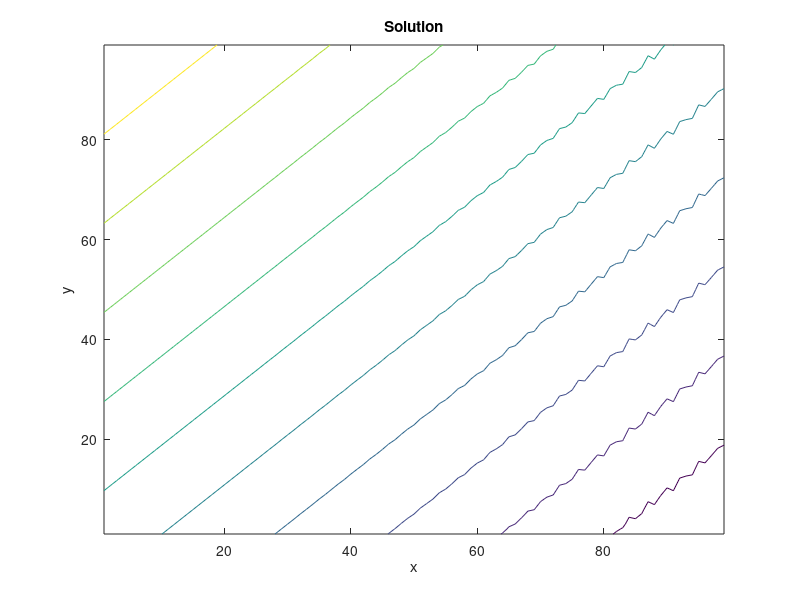

Write MATLAB code to recreate this figure.
clear;close all;clc;

% D2Q9 solver
% Simple slanted flow coming in from inlet, and exiting through outlets.
% West and South: fixed-velocity inlet.
% North and East: 0th-order extrapolation outlet.

% Numerical input parameters.
nodes = [100, 100]; % x nodes, y nodes.
dh = 1; % dh = dx = dy.
timesteps = 650;
dt = 1; % timestep.

% Physical input parameters.
u0 = 0.1;
v0 = 0.1;
rho0 = 5;
alpha = 0.01;
Re = u0*nodes(1)/alpha;
disp(['Reynolds number: ' num2str(Re)]);

% Lattice link constants.
w = zeros(9,1);
w(1) = 4/9;
w(2:5) = 1/9;
w(6:9) = 1/36;
c = zeros(9,2);
c(1,:) = [0, 0];
c(2,:) = [1, 0];
c(3,:) = [0, 1];
c(4,:) = [-1, 0];
c(5,:) = [0, -1];
c(6,:) = [1, 1];
c(7,:) = [-1, 1];
c(8,:) = [-1, -1];
c(9,:) = [1, -1];

% Derived inputs.
omega = 1 / ( 3*alpha + 0.5 );

% Initialize.
rho = rho0*ones(nodes(2),nodes(1));
u = u0*ones(nodes(2),nodes(1));
v = v0*ones(nodes(2),nodes(1));
f = zeros(nodes(2),nodes(1),9);
feq = zeros(nodes(2),nodes(1),9);

% Main loop.
reconstruction_time = 0;
collision_time = 0;
streaming_time = 0;
bc_time = 0;
for iter = 1:timesteps
    disp(['Running timestep ' num2str(iter)]);
    % Collision.
    tic;
    t1 = u.*u + v.*v;
    for k = 1:9
        t2 = c(k,1)*u + c(k,2)*v;
        feq(:,:,k) = w(k)*rho.*(1 + 3*t2 + 4.5*t2.^2 - 1.5*t1);
        f(:,:,k) = omega*feq(:,:,k)+(1-omega)*f(:,:,k);
    end
    collision_time = collision_time + toc;
    % Streaming.
    tic;
    f(:,2:end,2) = f(:,1:end-1,2); % East vector.
    f(2:end,:,3) = f(1:end-1,:,3); % North vector.
    f(:,1:end-1,4) = f(:,2:end,4); % West vector.
    f(1:end-1,:,5) = f(2:end,:,5); % South vector.
    f(2:end,2:end,6) = f(1:end-1,1:end-1,6); % Northeast vector.
    f(2:end,1:end-1,7) = f(1:end-1,2:end,7); % Northwest vector.
    f(1:end-1,1:end-1,8) = f(2:end,2:end,8); % Southwest vector.
    f(1:end-1,2:end,9) = f(2:end,1:end-1,9); % Southeast vector.
    streaming_time = streaming_time + toc;
    % BC.
    tic;

    f(:,end,4) = f(:,end-1,4); % East outlet (extrapolation).
    f(:,end,8) = f(:,end-1,8); % East outlet (extrapolation).
    f(:,end,7) = f(:,end-1,7); % East outlet (extrapolation).
    f(end,:,8) = f(end-1,:,8); % North outlet (extrapolation).
    f(end,:,5) = f(end-1,:,5); % North outlet (extrapolation).
    f(end,:,9) = f(end-1,:,9); % North outlet (extrapolation).
    rho_west = ( 1 / ( 1 - u0 ) ) * ...
        ( f(:,1,1) + f(:,1,3) + f(:,1,5) + ...
        2*( f(:,1,4) + f(:,1,7) + f(:,1,8) ) );
    f(:,1,2) = f(:,1,4) + 2 / 3 * u0 * rho_west; % West inlet.
    f(:,1,6) = f(:,1,8) - 0.5 * ( f(:,1,3) - f(:,1,5) ) + ...
        ( u0/6 + v0/2 )* rho_west; % West inlet.
    f(:,1,9) = f(:,1,7) + 0.5 * ( f(:,1,3) - f(:,1,5) ) + ...
        ( u0/6 - v0/2 )* rho_west; % West inlet.
    rho_south = ( 1 / ( 1 - v0 ) ) * ...
        ( f(1,:,1) + f(1,:,2) + f(1,:,4) + ...
        2*( f(1,:,5) + f(1,:,8) + f(1,:,9) ) );
    f(1,:,3) = f(1,:,5) + 2 / 3 * v0 * rho_south; % South inlet.
    f(1,:,6) = f(1,:,8) - 0.5 * ( f(1,:,2) - f(1,:,4) ) + ...
        ( v0/6 + u0/2 ) * rho_south; % South inlet.
    f(1,:,7) = f(1,:,9) + 0.5 * ( f(1,:,2) - f(1,:,4) ) + ...
        ( v0/6 - u0/2 ) * rho_south; % South inlet.
    
    bc_time = bc_time + toc;
    % Density and velocity reconstruction.
    tic;
    rho = sum(f,3);
    u(2:end-1,2:end-1) = 0;
    v(2:end-1,2:end-1) = 0;
    for k = 1:9
        u(2:end-1,2:end-1) = u(2:end-1,2:end-1) + c(k,1)*f(2:end-1,2:end-1,k);
        v(2:end-1,2:end-1) = v(2:end-1,2:end-1) + c(k,2)*f(2:end-1,2:end-1,k);
    end
    u(2:end-1,2:end-1) = u(2:end-1,2:end-1) ./ rho(2:end-1,2:end-1);
    v(2:end-1,2:end-1) = v(2:end-1,2:end-1) ./ rho(2:end-1,2:end-1);
    reconstruction_time = reconstruction_time + toc;
end

% Timing outputs.
total_time = reconstruction_time + collision_time + streaming_time + bc_time;
disp(['Solution reconstruction time (s): ' num2str(reconstruction_time)]);
disp(['Collision time (s): ' num2str(collision_time)]);
disp(['Streaming time (s): ' num2str(streaming_time)]);
disp(['BC time (s): ' num2str(bc_time)]);
disp(['Solution reconstruction fraction: ' num2str(reconstruction_time/total_time)]);
disp(['Collision fraction: ' num2str(collision_time/total_time)]);
disp(['Streaming fraction: ' num2str(streaming_time/total_time)]);
disp(['BC fraction: ' num2str(bc_time/total_time)]);

% Streamfunction calculation.
strf = zeros(nodes(2),nodes(1));
for i = 2:nodes(1)
    rho_av = 0.5*( rho(1,i-1) + rho(1,i) );
    strf(1,i) = strf(1,i-1) - 0.5*rho_av*( v(1,i-1) + v(1,i) );
    for j = 2:nodes(2)
        rho_m = 0.5 * ( rho(j,i) + rho(j-1,i) );
        strf(j,i) = strf(j-1,i) + 0.5*rho_m*( u(j-1,i) + u(j,i) );
    end
end

% Plotting results!
figure;
L = dh*[nodes(1)-1, nodes(2)-1] ; % x , y dimensions of physical domain.
x = linspace(0,L(1),nodes(1))';
y = linspace(0,L(2),nodes(2))';
[X, Y] = meshgrid(x,y);
contour(X(2:end,2:end), Y(2:end,2:end), strf(2:end,2:end));
title('Solution');
xlabel('x');
ylabel('y');


